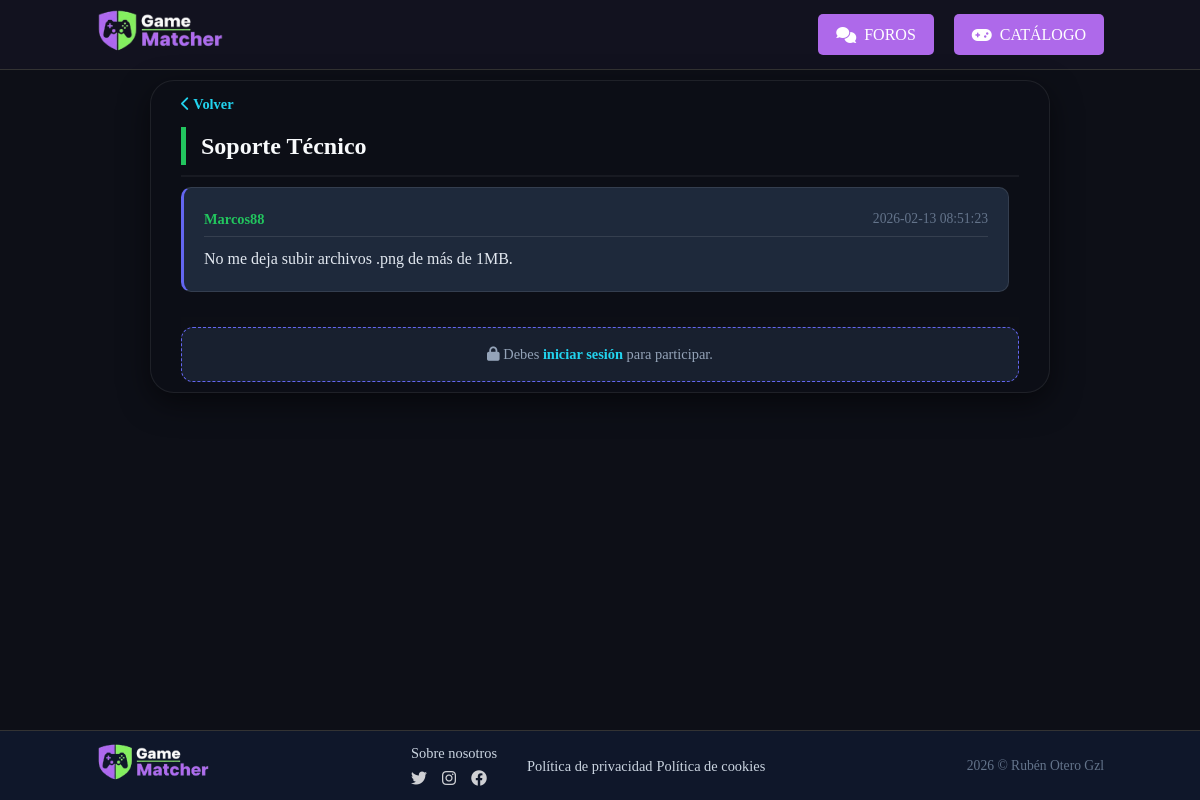
Page /index.php?controller=Foro&action=ver&id=3 on the earlier database version.
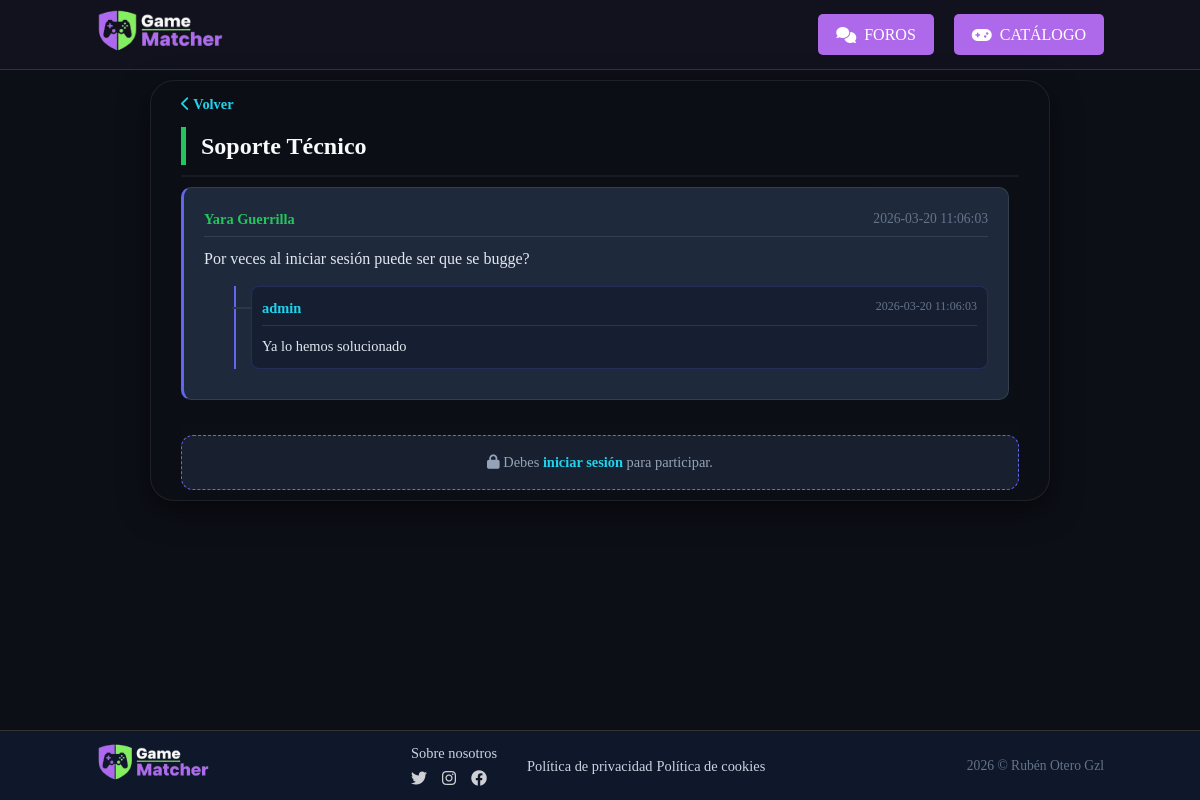
Same page on the later database version.
### tables this page shows
CREATE TABLE `FORO` (
  `id_foro` int NOT NULL,
  `titulo` varchar(255) NOT NULL,
  `descripcion` text,
  `tipo_entidad` enum('juego','categoria','global') NOT NULL,
  `relacion_id` int DEFAULT NULL,
  `data_creacion` timestamp NULL DEFAULT CURRENT_TIMESTAMP,
  `data_edicion` timestamp NULL DEFAULT NULL ON UPDATE CURRENT_TIMESTAMP
);

CREATE TABLE `POST` (
  `id_post` int NOT NULL,
  `id_foro` int NOT NULL,
  `id_usuario` int NOT NULL,
  `titulo` varchar(255) NOT NULL,
  `contido` text,
  `data_publicacion` timestamp NULL DEFAULT CURRENT_TIMESTAMP,
  `data_edicion` timestamp NULL DEFAULT NULL ON UPDATE CURRENT_TIMESTAMP
);

CREATE TABLE `USUARIO` (
  `id_usuario` int NOT NULL,
  `nombre` varchar(100) NOT NULL,
  `contrasenha` varchar(255) NOT NULL,
  `email` varchar(150) NOT NULL,
  `tipo_usuario` enum('free','premium','admin') DEFAULT 'free',
  `stripe_customer_id` varchar(255) DEFAULT NULL,
  `estado_suscripcion_id` int DEFAULT '0',
  `activo` tinyint(1) DEFAULT '1',
  `data_rexistro` timestamp NULL DEFAULT CURRENT_TIMESTAMP
);

CREATE TABLE `COMENTARIO` (
  `id_comentario` int NOT NULL,
  `id_post` int NOT NULL,
  `id_usuario` int NOT NULL,
  `contenido` text NOT NULL,
  `data_publicacion` timestamp NULL DEFAULT CURRENT_TIMESTAMP,
  `data_edicion` timestamp NULL DEFAULT NULL ON UPDATE CURRENT_TIMESTAMP
);

### app/model/Conexion.php (called while the page is built, shortened)
<?php
class Conexion {
    public function conectar() {
        try {
            $pdo = new PDO(DSN,USER,PASS);
            return $pdo;
        } catch (PDOException $e) {
            die("Error crítico: " . $e->getMessage());
        }
    }
}

### app/controller/ForoController.php (called while the page is built, shortened)
<?php
require_once MODEL_PATH . "Foro.php";
class ForoController
{
    private $model;
    public function __construct()
    {
        $this->model = new Foro();
    }
    public function ver()
    {
        $id_foro = filter_input(INPUT_GET, 'id', FILTER_VALIDATE_INT);
        $foro = $this->model->getForoById($id_foro);
        $mensajes = $this->model->getMensajesEstructurados($id_foro);
        include_once VIEW_PATH . "detalle_foro.php";
    }
}

### app/model/Foro.php (called while the page is built, shortened)
<?php
require_once __DIR__ . '/Conexion.php';
class Foro
{
    private $db;
    public function __construct()
    {
        $this->db = (new Conexion())->conectar();
    }
    public function getForoById($id)
    {
        $sql = "SELECT * FROM FORO WHERE id_foro = ?";
        $stmt = $this->db->prepare($sql);
        $stmt->execute([$id]);
        return $stmt->fetch(PDO::FETCH_ASSOC);
    }
    public function getMensajesEstructurados($id_foro)
    {
        $sql = "SELECT p.id_post, p.id_usuario, p.contido as contenido, u.nombre, p.data_publicacion as fecha
        FROM POST p
        JOIN USUARIO u ON p.id_usuario = u.id_usuario
        WHERE p.id_foro = ?
        ORDER BY p.data_publicacion DESC";
        $stmt = $this->db->prepare($sql);
        $stmt->execute([$id_foro]);
        $posts = $stmt->fetchAll(PDO::FETCH_ASSOC);
        foreach ($posts as &$post) {
            $sql_comentarios = "SELECT c.id_comentario AS id_post, c.id_usuario, c.contenido, u.nombre, c.data_publicacion as fecha
                        FROM COMENTARIO c
                        JOIN USUARIO u ON c.id_usuario = u.id_usuario
                        WHERE c.id_post = ?
                        ORDER BY c.data_publicacion ASC";
            $stmt_com = $this->db->prepare($sql_comentarios);
            $stmt_com->execute([$post['id_post']]);
            $post['respuestas'] = $stmt_com->fetchAll(PDO::FETCH_ASSOC);
        }
        return $posts;
    }
}

### app/view/detalle_foro.php (the view, shortened to what this page needs)
<!DOCTYPE html>
<html lang="es">
<head>
    <link rel="stylesheet" href="assets/css/detalle_foro.css">
    <link rel="stylesheet" href="https://cdnjs.cloudflare.com/ajax/libs/font-awesome/6.0.0/css/all.min.css">
</head>
<body class="detail-page">
    <div class="desktop-only">
        <header class="main-header">
            <div class="logo">
                <a href="index.php?controller=Main&action=principal">
                    <img src="assets/img/logo.png" alt="GameMatcher Logo">
                </a>
            </div>
            <nav class="nav-menu">
                <a href="index.php?controller=Foro&action=listar" class="btn-header-alt"><i class="fas fa-comments"></i> FOROS</a>
                <a href="index.php?controller=Games&action=catalogo" class="btn-header-alt"><i class="fas fa-gamepad"></i> CATÁLOGO</a>
            </nav>
        </header>
        <main class="container">
            <section class="foro-main-card">
                <div class="foro-header-detail">
                    <a href="index.php?controller=Foro&action=listar" class="btn-back"><i class="fas fa-chevron-left"></i> Volver</a>
                    <h1><?= htmlspecialchars($foro['titulo']); ?></h1>
                </div>
                <div class="mensajes-wrapper">
                    <?php if (empty($mensajes)): ?>
                        <div class="empty-state">
                            <i class="fas fa-comment-dots"></i>
                            <p>¡Aún no hay mensajes! Sé el primero en abrir el debate.</p>
                        </div>
                    <?php else: ?>
                        <?php foreach ($mensajes as $m): ?>
                            <div class="post-card">
                                <div class="post-meta">
                                    <span class="post-author"><?= htmlspecialchars($m['nombre']) ?></span>
                                    <span class="post-date"><?= htmlspecialchars($m['fecha']) ?></span>
                                </div>
                                <div class="post-body" id="contenido-<?= $m['id_post'] ?>">
                                    <?= nl2br(htmlspecialchars($m['contenido'])) ?>
                                </div>
                                <?php if (!empty($m['respuestas'])): ?>
                                    <div class="respuestas-hilo" style="margin-left: 30px; margin-top: 15px; border-left: 2px solid var(--gamer-purple); padding-left: 15px;">
                                        <?php foreach ($m['respuestas'] as $r): ?>
                                            <div class="reply-card" style="background: rgba(255,255,255,0.02); padding: 10px; border-radius: 8px; margin-bottom: 10px;">
                                                <div class="post-meta" style="font-size: 0.75rem;">
                                                    <span class="post-author" style="color: var(--gamer-cyan) !important;"><?= htmlspecialchars($r['nombre']) ?></span>
                                                    <span class="post-date"><?= htmlspecialchars($m['fecha']) ?></span>
                                                </div>
                                                <div class="post-body" style="font-size: 0.9rem;" id="contenido-<?= $r['id_post'] ?>"> <?= nl2br(htmlspecialchars($r['contenido'])) ?>
                                                </div>
                                            </div>
                                        <?php endforeach; ?>
                                    </div>
                                <?php endif; ?>
                            </div>
                        <?php endforeach; ?>
                    <?php endif; ?>
                </div>
                <div class="reply-area">
                    <?php if (isset($_SESSION['id_usuario'])): ?>
                        <div id="form-mode-indicator" style="display:none; color: var(--gamer-cyan); margin-bottom: 10px; font-size: 0.9rem;">
                            <span id="mode-text"></span>
                            <button type="button" onclick="resetForm()" style="color: #ff4444; background: none; border: none; cursor: pointer; margin-left: 10px;">[Cancelar]</button>
                        </div>
                        <form id="foro-form" action="index.php?controller=Foro&action=postear" method="POST">
                            <input type="hidden" name="id_foro" value="<?= $foro['id_foro']; ?>">
                            <input type="hidden" name="id_post" id="form-target-id" value=""> <input type="hidden" name="id_post_padre" id="id_post_padre" value="">
                            <div id="title-container-desktop">
                                <input type="text" name="titulo" id="post-title" placeholder="Título del debate..." required
                                    style="width: 100%; padding: 12px; margin-bottom: 10px; border-radius: 8px; background: rgba(255,255,255,0.05); border: 1px solid var(--gamer-purple); color: white; outline: none;">
                            </div>
                            <textarea name="contenido" id="main-textarea" placeholder="¿Qué está pasando?" required></textarea>
                            <button type="submit" id="submit-btn" class="btn-enviar">PUBLICAR <i class="fas fa-paper-plane"></i></button>
                        </form>
                    <?php else: ?>
                        <div class="login-required-notice">
                            <p><i class="fas fa-lock"></i> Debes <a href="index.php?controller=User&action=login">iniciar sesión</a> para participar.</p>
                        </div>
                    <?php endif; ?>
                </div>
            </section>
        </main>
        <?php include_once("footer_desktop.php"); ?>
    </div>
</body>
</html>

### index.php (shortened to what this page needs)
<?php
require_once "app/model/Conexion.php";
include_once CONTROLLER_PATH . "UserController.php";
include_once CONTROLLER_PATH . "ForoController.php";
$controllerName = isset($_GET['controller']) ? $_GET['controller'] . 'Controller' : 'MainController';
$action = isset($_GET['action']) ? $_GET['action'] : 'principal';
try {
    if (class_exists($controllerName)) {
        $object = new $controllerName();
        if (method_exists($object, $action)) {
            $object->$action();
        } else {
            throw new Exception("Acción no encontrada");
        }
    } else {
        throw new Exception("Controlador no encontrado: " . $controllerName);
    }
} catch (Throwable $th) {
    $object = new MainController();
    $object->principal();
}

### app/view/footer_desktop.php
<footer class="main-footer">
    <div class="footer-top">
        <div class="footer-brand">
            <img src="assets/img/logo.png" alt="Logo" class="footer-logo-img">
        </div>
        <div class="footer-info">
            <div class="footer-nav">
                <a href="#">Sobre nosotros</a>
                <div class="footer-social">
                    <a href="#"><i class="fab fa-twitter"></i></a>
                    <a href="#"><i class="fab fa-instagram"></i></a>
                    <a href="#"><i class="fab fa-facebook"></i></a>
                </div>
            </div>
            <div class="footer-legal">
                <a href="index.php?controller=Main&action=privacy">Política de privacidad</a>
                <a href="index.php?controller=Main&action=cookies">Política de cookies</a>
            </div>
        </div>
        <div class="footer-copyright">
            <p>2026 © Rubén Otero Gzl</p>
        </div>
    </div>
</footer>

### assets/css/detalle_foro.css (style rules this page uses)
:root { --bg-dark-core: #0d0f17; --gamer-purple: #6366f1; --gamer-pink: #d946ef; --gamer-cyan: #22d3ee; --gamer-green: #22c55e; --gamer-dark-blue: #1e293b; --card-glass: rgba(13, 15, 23, 0.95); --text-neon: #e2e8f0; --text-main: #f8fafc; --text-dim: #94a3b8; --neon-shadow: 0 0 15px rgba(139, 92, 246, 0.4); --border-soft: rgba(255, 255, 255, 0.08); }
body.detail-page { background-color: var(--bg-dark-core); color: var(--text-main); margin: 0; font-family: inherit; }
.foro-main-card { width: 100%; max-width: 900px; margin: 10px auto; background: var(--card-glass); backdrop-filter: blur(10px); border: 1px solid var(--border-soft); border-radius: 24px; padding: 10px 30px 10px 30px; box-shadow: 0 10px 30px rgba(0, 0, 0, 0.5); box-sizing: border-box; }
.foro-header-detail { border-bottom: 2px solid rgba(255, 255, 255, 0.05); padding-bottom: 10px; margin-bottom: 10px; max-height: fit-content; }
.foro-header-detail h1 { font-size: 1.5rem; font-weight: 900; margin-top: 10px; color: var(--text-main); border-left: 5px solid var(--gamer-green); padding-left: 15px; }
.btn-back { text-decoration: none; color: var(--gamer-cyan); font-weight: bold; font-size: 0.9rem; transition: 0.3s; }
.post-card { background: #1e293b; border: 1px solid rgba(255, 255, 255, 0.1); border-left: 3px solid var(--gamer-purple); border-radius: 10px; padding: 20px; margin-bottom: 20px; transition: background 0.2s; }
.desktop-only { max-height: 100vh; }
.container { padding: 0; display: flex; flex: 1; }
.post-meta { display: flex; justify-content: space-between; font-size: 0.85rem; margin-bottom: 10px; border-bottom: 1px solid rgba(255, 255, 255, 0.1); padding-bottom: 5px; }
.post-author { font-weight: bold; color: #22c55e !important; font-size: 0.9rem; }
.post-date { color: #64748b; }
.post-body { color: var(--text-neon); line-height: 1.5; }
.reply-area, .mobile-reply { margin-top: 5px; }
.respuestas-hilo { margin-left: 40px; margin-top: 10px; border-left: 2px solid #6366f1; padding-left: 20px; }
.reply-card { background: rgba(15, 23, 42, 0.5) !important; border: 1px solid var(--border-soft); border-radius: 8px; padding: 12px; margin-bottom: 8px; margin-top: 10px; position: relative; border: 1px solid rgba(99, 102, 241, 0.2); }
.reply-card::before { content: ""; position: absolute; left: -20px; top: 20px; width: 20px; height: 2px; background: #2d3748; }
.mensajes-wrapper { max-height: 45vh; overflow-y: auto; padding-right: 10px; scrollbar-width: thin; scrollbar-color: var(--gamer-purple) transparent; scroll-behavior: smooth; }
.reply-area { padding-top: 10px; background: var(--card-glass); }
.login-required-notice { background: rgba(30, 41, 59, 0.7); border: 1px dashed var(--gamer-purple); border-radius: 12px; padding: 15px; text-align: center; color: var(--text-dim); font-size: 0.9rem; }
.login-required-notice a { color: var(--gamer-cyan); text-decoration: none; font-weight: bold; border-bottom: 1px solid transparent; transition: 0.3s; }

Differences in the rows shown:
removed post: id_usuario.nombre "Marcos88", data_publicacion "2026-02-13 08:51:23", contido "No me deja subir archivos .png de más de 1MB."
added post: id_usuario.nombre "Yara Guerrilla", data_publicacion "2026-03-20 11:06:03", contido "Por veces al iniciar sesión puede ser que se bugge?"
added comentario: id_usuario.nombre "admin", id_post.data_publicacion "2026-03-20 11:06:03", contenido "Ya lo hemos solucionado"
